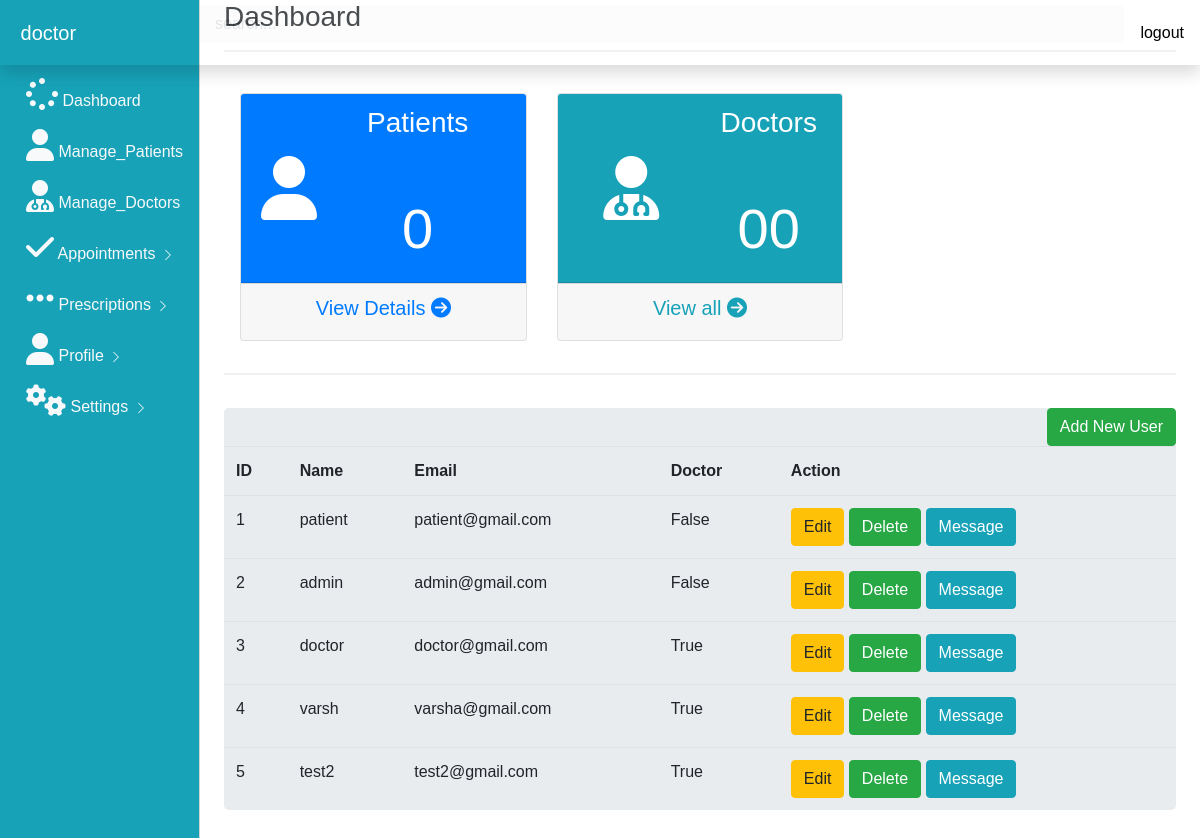
Screenshot of /get_users (signed in) with the database file from the repository.
### app.py (models this page shows, shortened)
class User(UserMixin,db.Model):
    id = db.Column(db.Integer,primary_key =True)
    username = db.Column(db.String(100))
    email = db.Column(db.String(100),unique =True)
    password = db.Column(db.String(100))
    doctor = db.Column(db.Boolean)
    admin = db.Column(db.Boolean)
    work = db.Column(db.String(100))
    country = db.Column(db.String(100))
    image = db.Column(db.String(100))
    @property
    def unhashed_password(self):
         raise AttributeError('cannot view unhased password')
    appointment_by  = db.relationship('Appointments',
    foreign_keys ='Appointments.asked_by_id',
    backref = 'asker',
    lazy=True
    )
    Receive_by  = db.relationship('Notiication',
    foreign_keys ='Notiication.receive_by_id',
    backref = 'reciever',
    lazy=True
    )
    Sender_by  = db.relationship('Notiication',
    foreign_keys ='Notiication.doctor_id',
    backref = 'sender',
    lazy=True
    )
    answers_requested  = db.relationship('Appointments',
    foreign_keys ='Appointments.doctor_id',
    backref = 'expert',
    lazy=True
    )

### app.py (the view)
@app.route('/get_users')
@login_required
def get_users():
     usees = User.query.all()
     owner = User.query.filter_by(email=current_user.email,password=current_user.password,admin=True).first()
     if not owner:
          flash("The logins provided is not an admin!")
          return redirect(url_for('home'))
     else:
          return render_template('users.html', users = usees)

### app.py (called while the page is built)
@login_manager.user_loader
def load_user(user_id):
     return User.query.get(int(user_id))

### templates/users.html
{% include 'admin_dash.html' %}
{% block body %}
<main role="main" class="col-md-9 ml-sm-auto col-lg-10 px-4">
    <hr>
<div class=" row">
    <div class="col-sm-12">
        <div class = "jumbotron p-0">
            <h2> <button type="button" class="btn btn-success float-right" data-toggle = "modal" data-target ="#modalPatient">Add New User </button></h2>
            <table class=" table table-hover ">
                <tr>
                    <th>ID</th>
                    <th>Name</th>
                    <th>Email</th>
                    <th>Doctor</th>
                    <th>Action</th>
                </tr>
                {% for row in users %}
                <tr>
                    <td> {{row.id}}</td>
                    <td> {{row.username}}</td>
                    <td> {{row.email}}</td>
                    <td> {{row.doctor}}</td>
                    <td>
                        <a href="/update/{{row.id}}" class="btn btn-warning btn-xs" data-toggle="modal" data-target="#modaledit{{row.id}}">Edit</a>
                        <a href="/delete/{{row.id}}" class="btn btn-success btn-xs"  onclick="return confirm('Are you sure to delete?')">Delete</a>
                        <a href="/delete/{{row.id}}" class="btn btn-info btn-xs"  onclick="return confirm('Are you sure to delete?')">Message</a>
                    </td>
                </tr>
                {% endfor %}
</table>
</div>
</div>
</div>
</main>
{% endblock %}

### templates/admin_dash.html (shortened to what this page needs)
<!doctype html>
<html lang="en">
  <head>
    <link rel="stylesheet" href="https://stackpath.bootstrapcdn.com/bootstrap/4.5.2/css/bootstrap.min.css">
    <link rel="stylesheet" href="./static/css/dashboard.css">
    <link rel="stylesheet" href="https://cdn.datatables.net/1.10.22/css/jquery.dataTables.min.css">
  </head>
  <body> {%block body%}
    <nav class="navbar navbar-dark bg-info.bg-gradient fixed-top flex-md-nowrap p-0 shadow">
        <a class="navbar-brand col-sm-3 col-md-2 mr-0" href="#">
          {{current_user.username}}
          </a>
        <input type="text" class="form-control form-control-primary w-100" placeholder="search...">
        <ul class=" navbar-nav px-3">
            <li class="nav-item text-nowrap">
                <a class="nav-link" style="color: black;" onclick="return confirm('Confirm logout') " href="{{url_for('home')}}">logout</a>
            </li>
        </ul>
      </nav>
      <div class="container-fluid">
        <div class="row">
            <div class  = "col-md-2 bg-info d-none d-md-block sidebar" style="color:white;">
                <div class="left-sidebar">
                    <ul class="nav flex-column sidebar-nav">
                        <li class="nav-item">
                        <a class="nav-link text-light" href="{{url_for('get_signin_admin')}}">
                          <i class ="fa fa-spinner fa-2x"></i> Dashboard
                        </a>
                        </li>
                        <li class="nav-item">
                          <a class="nav-link text-light" href="{{url_for('patients')}}">
                            <i class ="fa fa-user fa-2x"></i> Manage_Patients
                          </a>
                        </li>
                    <li class="nav-item">
                      <a class="nav-link text-light" href="{{url_for('doctors')}}">
                        <i class ="fa fa-user-md fa-2x"></i> Manage_Doctors
                  </a>
                </li>
                        <li class="nav-item">
                          <a class="nav-link text-light" href="{{url_for('get_all_appointments')}}">
                         <i class="fa fa-check fa-2x"></i> Appointments
                                     <svg class="bi bi-chevron-right" width="16" height="16" viewBox="0 0 20 20" fill="currentColor" xmlns="http://www.w3.org/2000/svg"><path fill-rule="evenodd" d="M6.646 3.646a.5.5 0 01.708 0l6 6a.5.5 0 010 .708l-6 6a.5.5 0 01-.708-.708L12.293 10 6.646 4.354a.5.5 0 010-.708z"/></svg>
                        </a>
                        </li>
                        <li class="nav-item">
                          <a class="nav-link text-light" href="">
                         <i class="fa fa-ellipsis-h fa-2x"></i> Prescriptions
                                     <svg class="bi bi-chevron-right" width="16" height="16" viewBox="0 0 20 20" fill="currentColor" xmlns="http://www.w3.org/2000/svg"><path fill-rule="evenodd" d="M6.646 3.646a.5.5 0 01.708 0l6 6a.5.5 0 010 .708l-6 6a.5.5 0 01-.708-.708L12.293 10 6.646 4.354a.5.5 0 010-.708z"/></svg>
                        </a>
                        </li>
                        <li class="nav-item">
                          <a class="nav-link text-light" href="{{url_for('profile_doctor')}}">
                          <i class="fa fa-user  fa-2x "></i> Profile
                            <svg class="bi bi-chevron-right" width="16" height="16" viewBox="0 0 20 20" fill="currentColor" xmlns="http://www.w3.org/2000/svg"><path fill-rule="evenodd" d="M6.646 3.646a.5.5 0 01.708 0l6 6a.5.5 0 010 .708l-6 6a.5.5 0 01-.708-.708L12.293 10 6.646 4.354a.5.5 0 010-.708z"/></svg>
                        </a>
                        </li>
                        <li class="nav-item">
                          <a class="nav-link text-light" href="">
                         <i class="fa fa-cogs fa-2x"></i> Settings
                                     <svg class="bi bi-chevron-right" width="16" height="16" viewBox="0 0 20 20" fill="currentColor" xmlns="http://www.w3.org/2000/svg"><path fill-rule="evenodd" d="M6.646 3.646a.5.5 0 01.708 0l6 6a.5.5 0 010 .708l-6 6a.5.5 0 01-.708-.708L12.293 10 6.646 4.354a.5.5 0 010-.708z"/></svg>
                        </a>
                        </li>
                      </ul>
                </div>
            </div>
<br><br>
            <main role="main" class="col-md-9 ml-sm-auto col-lg-10 px-4">
                <h3>Dashboard</h3>
                <hr>
                <div class="container">
                 <div class="row ">
                   <div class="col-md-4">
                     <div class="card text-center">
                       <div class = "card-header bg-primary text-white">
                        <div class="row align-items-center">
                          <div class="col-sm-3">
                            <i class="fa fa-user fa-4x"></i>
                          </div>
                          <div class="col">
                            <h3 >Patients</h3>
                          <br><br>
                            <h6 class ="display-4">0{{rows}}</h6>
                          </div>
                        </div>
                       </div>
                       <div class = "card-footer">
                        <h5>
                          <a  class ="text-primary" href="{{url_for('change_profile')}}" class="text-primary">View Details <i class="fa fa-arrow-circle-right"></i></i></a>
                        </h5>
                       </div>
                     </div>
                   </div>
                   <div class="col-md-4">
                    <div class="card text-center">
                      <div class = "card-header bg-info text-white">
                       <div class="row align-items-center">
                         <div class="col">
                           <i class="fa fa-user-md fa-4x"></i>
                         </div>
                         <div class="col">
                           <h3 >Doctors</h3>
                           <br><br>
                           <h6 class = "display-4" >00</h6>
                         </div>
                       </div>
                      </div>
                      <div class = "card-footer">
                       <h5>
                         <a href="#" class="text-info">View all <i class="fa fa-arrow-circle-right"></i></i></a>
                       </h5>
                      </div>
                    </div>
                  </div>
                 </div>
                    </div>
            </main>
        </div>
      </div>
    {% endblock %}
  </body>
</html>

### static/css/dashboard.css (style rules this page uses)
.form-control-primary { margin: 10px; opacity: 0.2; border-radius: 2px; }
.sidebar { position: fixed; top:0; left:0; bottom:0; z-index:100; padding: 70px 0 0 10px; border-right: 1px solid #d3d3d3; }
.sidebar-nav li .nav-link { color: #333; font-weight: 500; }
body { font-family: Arial, Helvetica, sans-serif; }
* { box-sizing: border-box; }
.container { padding: 16px; background-color: white; }
input[type=text], input[type=password] { width: 100%; padding: 15px; margin: 5px 0 22px 0; display: inline-block; border: none; background: #f1f1f1; }
hr { border: 1px solid #f1f1f1; margin-bottom: 25px; }
a { color: dodgerblue; }

### rows the page displays
User: username "doctor", id "3", email "doctor@gmail.com", doctor "True"
User: id "1", username "patient", email "patient@gmail.com", doctor "False"
User: id "2", username "admin", email "admin@gmail.com", doctor "False"
User: id "4", username "varsh", email "varsha@gmail.com", doctor "True"
User: id "5", username "test2", email "test2@gmail.com", doctor "True"
